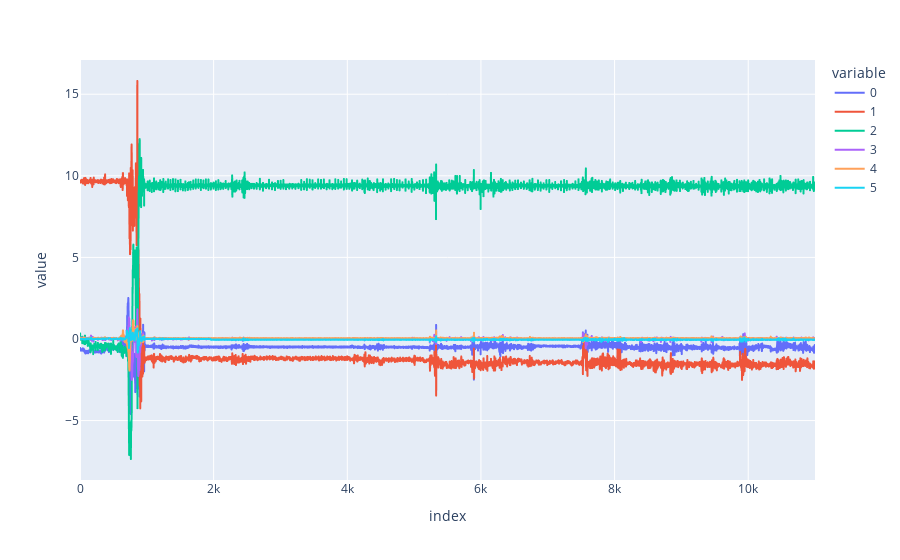

Notebook cell for this chart:
### Code cell
px.line(Dtr[2])

### Figure 1 — Plotly figure (JSON) as saved in the notebook; plotly's stock layout.template omitted (floating-point values rounded to 4 significant figures; data arrays with more than 128 entries replaced by an {"elided": "..."} marker saying what was removed)
{"data": [{"hovertemplate": "variable=0<br>index=%{x}<br>value=%{y}<extra></extra>", "legendgroup": "0", "line": {"color": "#636efa", "dash": "solid"}, "marker": {"symbol": "circle"}, "mode": "lines", "name": "0", "showlegend": true, "type": "scattergl", "x": {"elided": "11000 int values"}, "xaxis": "x", "y": {"elided": "11000 float values"}, "yaxis": "y"}, {"hovertemplate": "variable=1<br>index=%{x}<br>value=%{y}<extra></extra>", "legendgroup": "1", "line": {"color": "#EF553B", "dash": "solid"}, "marker": {"symbol": "circle"}, "mode": "lines", "name": "1", "showlegend": true, "type": "scattergl", "x": {"elided": "11000 int values"}, "xaxis": "x", "y": {"elided": "11000 float values"}, "yaxis": "y"}, {"hovertemplate": "variable=2<br>index=%{x}<br>value=%{y}<extra></extra>", "legendgroup": "2", "line": {"color": "#00cc96", "dash": "solid"}, "marker": {"symbol": "circle"}, "mode": "lines", "name": "2", "showlegend": true, "type": "scattergl", "x": {"elided": "11000 int values"}, "xaxis": "x", "y": {"elided": "11000 float values"}, "yaxis": "y"}, {"hovertemplate": "variable=3<br>index=%{x}<br>value=%{y}<extra></extra>", "legendgroup": "3", "line": {"color": "#ab63fa", "dash": "solid"}, "marker": {"symbol": "circle"}, "mode": "lines", "name": "3", "showlegend": true, "type": "scattergl", "x": {"elided": "11000 int values"}, "xaxis": "x", "y": {"elided": "11000 float values"}, "yaxis": "y"}, {"hovertemplate": "variable=4<br>index=%{x}<br>value=%{y}<extra></extra>", "legendgroup": "4", "line": {"color": "#FFA15A", "dash": "solid"}, "marker": {"symbol": "circle"}, "mode": "lines", "name": "4", "showlegend": true, "type": "scattergl", "x": {"elided": "11000 int values"}, "xaxis": "x", "y": {"elided": "11000 float values"}, "yaxis": "y"}, {"hovertemplate": "variable=5<br>index=%{x}<br>value=%{y}<extra></extra>", "legendgroup": "5", "line": {"color": "#19d3f3", "dash": "solid"}, "marker": {"symbol": "circle"}, "mode": "lines", "name": "5", "showlegend": true, "type": "scattergl", "x": {"elided": "11000 int values"}, "xaxis": "x", "y": {"elided": "11000 float values"}, "yaxis": "y"}], "layout": {"legend": {"title": {"text": "variable"}, "tracegroupgap": 0}, "margin": {"t": 60}, "xaxis": {"anchor": "y", "domain": [0, 1], "title": {"text": "index"}}, "yaxis": {"anchor": "x", "domain": [0, 1], "title": {"text": "value"}}}}
